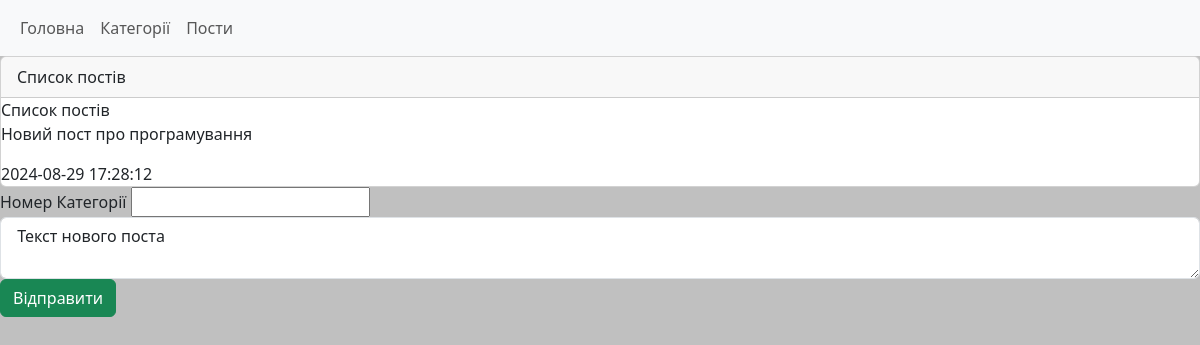
Page /categories/1 on the earlier database version.
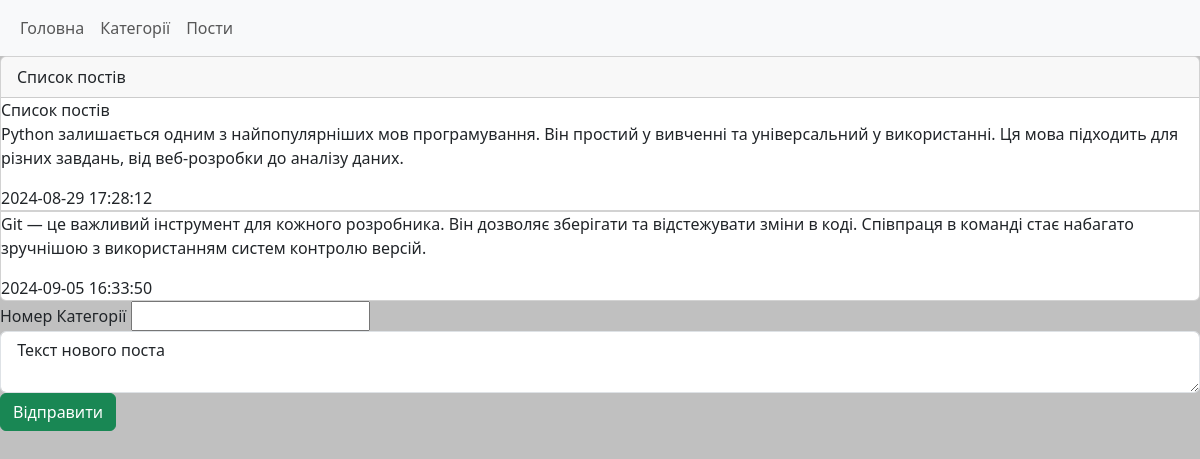
Same page on the later database version.
### tables this page shows
CREATE TABLE post (
    post_id INTEGER PRIMARY KEY AUTOINCREMENT,
    category_id INTEGER,
    text TEXT,
    datetime TEXT DEFAULT CURRENT_TIMESTAMP,
    FOREIGN KEY(category_id) REFERENCES category(category_id)
);

### main.py (the view)
@app.route("/categories/<id>", methods=["GET","POST"])
def posts_by_category(id):
    if request.method == "POST":
        category_id = request.form.get("category_id")
        text = request.form.get("text")
        db.addPost(category_id, text)
        return redirect(f"/categories/{id}")
    return render_template("post_list.html",
                            post_list=db.getPostsByCategory(id))

### db.py (called while the page is built)
def open():
    global conn, cursor
    conn = sqlite3.connect(db_name)
    cursor = conn.cursor()

def close():
    cursor.close()
    conn.close()

def getPostsByCategory(category_id):
    open()
    cursor.execute("SELECT * FROM post WHERE category_id = ?;", [category_id])
    res = cursor.fetchall()
    close()
    return res

### templates/post_list.html
{% extends 'base.html' %}
{% block content %}
<div class="card">
    <div class="card-header">
        Список постів
    </div>
    Список постів
    {% for p in post_list %}
    <li class="list-group list-group-flush">
        <p>
            {{p[2]}}
        </p>
        <span>{{p[-1]}}</span>
        </li>
    {%endfor%}
</div>
<div class="mb-3">
    <form method="post">
        <label>Номер Категорії</label>
        <input type="number" name="category_id">
        <textarea class="form-control" name="text"> Текст нового поста </textarea>
        <input type="submit" value="Відправити" class="btn btn-success">
    </form>
</div>
{% endblock %}

Differences in the rows shown:
changed post: text "Новий пост про програмування" → "Python залишається одним з найпопулярніших мов програмування. Він простий у вивченні та універсальний у використанні. Ця мова підходить для різних завдань, від веб-розробки до аналізу даних."
added post: text "Git — це важливий інструмент для кожного розробника. Він дозволяє зберігати та відстежувати зміни в коді. Співпраця в команді стає набагато зручнішою з використанням систем контролю версій.", datetime "2024-09-05 16:33:50"
